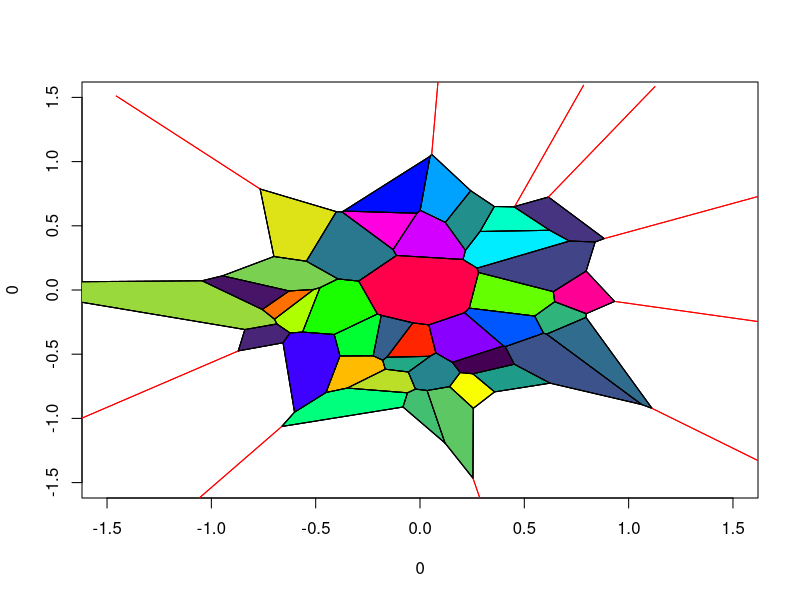

Generate this figure with R:
plot(0,0,xlim=c(-1.5,1.5),ylim=c(-1.5,1.5))

library(viridis)
colors <- rainbow(41)
colors[seq(1,41,by=2)] <- viridis(21)

polygon(c(0.3991413464967511,0.15472841395261785,0.19215793363058725,0.25351555451289287,0.45168384598837086,0.40864508918135806), c(-0.4346689086240503,-0.5632834514985944,-0.643083103931225,-0.6526835621298969,-0.5781381875735193,-0.4407550683559023), col=colors[1])

polygon(c(7.601634102194077e-2,4.233559011869345e-2,-3.442465242543016e-2,-0.15908854288721908,4.7664228888270876e-2), c(-0.4899172572293999,-0.2713945154263869,-0.2558980107653079,-0.5241959783912706,-0.516476327384391), col=colors[2])

polygon(c(-0.9464440626158518,-0.6270869509650413,-0.7559633864837372,-1.045311457858109), c(0.11061212314291896,-7.285410394257244e-3,-0.15200448649929962,7.199895498317169e-2), col=colors[3])

polygon(c(-0.697486454665536,-0.7559633864837372,-0.6270869509650413,-0.5092794970533016), c(-0.2276287805171648,-0.15200448649929962,-7.285410394257244e-3,4.498913093016199e-3), col=colors[4])

polygon(c(-0.8709801370081338,-0.656553242666528,-0.6227725696722426,-0.6861204406295832,-0.839614602095341), c(-0.4744286626458861,-0.41109796833752443,-0.33468191718716,-0.26399189519474164,-0.30789770634631175), col=colors[5])

polygon(c(-0.38369515549760563,-0.4505981063213999,-0.34822768946981425,-0.16638831025171782,-0.17880665754445818,-0.2244767254615738), c(-0.5137060640229781,-0.7980857941722419,-0.7638314245312107,-0.6170517169935568,-0.5466707177910393,-0.5123976756677188), col=colors[6])

polygon(c(0.883129719679896,0.6153801278246679,0.45387747824149394,0.45060225759575295,0.6215393766542334,0.7158047440266349,0.8395011935064698), c(0.40057235917988565,0.7242205176488357,0.6506884199350458,0.6475016707718786,0.4650268568459773,0.381191148277629,0.3740413143375859), col=colors[7])

polygon(c(0.19215793363058725,0.14172248336495943,0.2553851462231263,0.3573672293151088,0.25351555451289287), c(-0.643083103931225,-0.7527276224216095,-0.921488281078876,-0.7934697537822744,-0.6526835621298969), col=colors[8])

polygon(c(0.8395011935064698,0.7963825748301719,0.638839596983197,0.2805595096046681,0.27300078386895266,0.7158047440266349), c(0.3740413143375859,0.14758452242627076,-1.3170964963002019e-2,0.13599975107753062,0.1703858919629242,0.381191148277629), col=colors[9])

polygon(c(-0.4789775504289441,-0.5092794970533016,-0.697486454665536,-0.6861204406295832,-0.6227725696722426,-0.5628945666842182), c(1.8888493330166067e-2,4.498913093016199e-3,-0.2276287805171648,-0.26399189519474164,-0.33468191718716,-0.3278787855843761), col=colors[10])

polygon(c(0.5922637619142657,0.6067616411659167,1.0631508148480897,0.6230228454998379,0.45168384598837086,0.40864508918135806), c(-0.33616618055964026,-0.3434115400179679,-0.8924325678532739,-0.725555619450639,-0.5781381875735193,-0.4407550683559023), col=colors[11])

polygon(c(0.23596476615940704,0.2805595096046681,0.638839596983197,0.6456613190711071,0.5496698558139502), c(-0.1411601237177785,0.13599975107753062,-1.3170964963002019e-2,-9.13669741285251e-2,-0.20301782449191047), col=colors[12])

polygon(c(-0.2244767254615738,-0.18592767127056806,-3.442465242543016e-2,-0.15908854288721908,-0.17880665754445818), c(-0.5123976756677188,-0.19722528206159023,-0.2558980107653079,-0.5241959783912706,-0.5466707177910393), col=colors[13])

polygon(c(-0.2043840015464634,-0.2938947282836353,-0.39385757107474234,-0.4789775504289441,-0.5628945666842182,-0.4112797565106075), c(-0.18694654449479364,6.946536322805597e-2,8.65336485059755e-2,1.8888493330166067e-2,-0.3278787855843761,-0.3467415515119057), col=colors[14])

polygon(c(0.7955230772754467,0.6067616411659167,1.0631508148480897,1.1121232670433534), c(-0.21309736149114072,-0.3434115400179679,-0.8924325678532739,-0.9218467559007442), col=colors[15])

polygon(c(-0.2043840015464634,-0.18592767127056806,-0.2244767254615738,-0.38369515549760563,-0.4112797565106075), c(-0.18694654449479364,-0.19722528206159023,-0.5123976756677188,-0.5137060640229781,-0.3467415515119057), col=colors[16])

polygon(c(-0.1129832342681017,-0.2938947282836353,-0.39385757107474234,-0.5448321123359373,-0.4009893756989262,-0.3741054320113086,-0.1291475985513946), c(0.2687618786858211,6.946536322805597e-2,8.65336485059755e-2,0.22420718652880464,0.610111762638109,0.6086144937878796,0.31472731642199536), col=colors[17])

polygon(c(-0.4505981063213999,-0.6014704259431667,-0.6627734957271261,-8.156896021639883e-2,-5.996723678333344e-2,-0.34822768946981425), c(-0.7980857941722419,-0.9512457559615255,-1.0630228073976495,-0.9113726183682549,-0.8007427067103766,-0.7638314245312107), col=colors[18])

polygon(c(0.15472841395261785,7.601634102194077e-2,4.7664228888270876e-2,-5.636948636748696e-2,-2.1984467485120326e-2,3.398158097451622e-2,0.14172248336495943,0.19215793363058725), c(-0.5632834514985944,-0.4899172572293999,-0.516476327384391,-0.6387683783799702,-0.7718085545944485,-0.7829666473376755,-0.7527276224216095,-0.643083103931225), col=colors[19])

polygon(c(0.45060225759575295,0.35607042090514607,0.2875696582481745,0.6215393766542334), c(0.6475016707718786,0.6503619187730569,0.45547349385745617,0.4650268568459773), col=colors[20])

polygon(c(0.24301888375492067,0.35607042090514607,0.2875696582481745,0.21785767745192033,0.12105592613115324), c(0.7733609470492754,0.6503619187730569,0.45547349385745617,0.30855511885241443,0.5258212338423781), col=colors[21])

polygon(c(0.20576677914162717,0.27300078386895266,0.7158047440266349,0.6215393766542334,0.2875696582481745,0.21785767745192033), c(0.2375510323921788,0.1703858919629242,0.381191148277629,0.4650268568459773,0.45547349385745617,0.30855511885241443), col=colors[22])

polygon(c(0.6230228454998379,0.3573672293151088,0.25351555451289287,0.45168384598837086), c(-0.725555619450639,-0.7934697537822744,-0.6526835621298969,-0.5781381875735193), col=colors[23])

polygon(c(5.6147833566021266e-2,0.24301888375492067,0.12105592613115324,6.059858303928967e-4,4.8244544166468464e-2), c(1.0561526646714814,0.7733609470492754,0.5258212338423781,0.6202032989089367,1.0417098261635869), col=colors[24])

polygon(c(-0.16638831025171782,-5.636948636748696e-2,4.7664228888270876e-2,-0.15908854288721908,-0.17880665754445818), c(-0.6170517169935568,-0.6387683783799702,-0.516476327384391,-0.5241959783912706,-0.5466707177910393), col=colors[25])

polygon(c(0.23596476615940704,0.21302352756659704,0.3991413464967511,0.40864508918135806,0.5922637619142657,0.5496698558139502), c(-0.1411601237177785,-0.17661758155992713,-0.4346689086240503,-0.4407550683559023,-0.33616618055964026,-0.20301782449191047), col=colors[26])

polygon(c(0.5922637619142657,0.5496698558139502,0.6456613190711071,0.7968463857587107,0.7955230772754467,0.6067616411659167), c(-0.33616618055964026,-0.20301782449191047,-9.13669741285251e-2,-0.18424569838087385,-0.21309736149114072,-0.3434115400179679), col=colors[27])

polygon(c(6.059858303928967e-4,-1.4762310620450192e-2,-0.3669017751970577,4.8244544166468464e-2), c(0.6202032989089367,0.5975317985152183,0.6147729978718237,1.0417098261635869), col=colors[28])

polygon(c(-5.996723678333344e-2,-2.1984467485120326e-2,3.398158097451622e-2,0.11992286139083029,-8.156896021639883e-2), c(-0.8007427067103766,-0.7718085545944485,-0.7829666473376755,-1.191816018860182,-0.9113726183682549), col=colors[29])

polygon(c(-0.4112797565106075,-0.38369515549760563,-0.4505981063213999,-0.6014704259431667,-0.656553242666528,-0.6227725696722426,-0.5628945666842182), c(-0.3467415515119057,-0.5137060640229781,-0.7980857941722419,-0.9512457559615255,-0.41109796833752443,-0.33468191718716,-0.3278787855843761), col=colors[30])

polygon(c(0.253889060743853,0.2553851462231263,0.14172248336495943,3.398158097451622e-2,0.11992286139083029), c(-1.4658916569767642,-0.921488281078876,-0.7527276224216095,-0.7829666473376755,-1.191816018860182), col=colors[31])

polygon(c(0.21302352756659704,4.233559011869345e-2,7.601634102194077e-2,0.15472841395261785,0.3991413464967511), c(-0.17661758155992713,-0.2713945154263869,-0.4899172572293999,-0.5632834514985944,-0.4346689086240503), col=colors[32])

polygon(c(-0.7002098485812933,-0.5448321123359373,-0.39385757107474234,-0.4789775504289441,-0.5092794970533016,-0.6270869509650413,-0.9464440626158518), c(0.2609671018541453,0.22420718652880464,8.65336485059755e-2,1.8888493330166067e-2,4.498913093016199e-3,-7.285410394257244e-3,0.11061212314291896), col=colors[33])

polygon(c(0.20576677914162717,-0.1129832342681017,-0.1291475985513946,-1.4762310620450192e-2,6.059858303928967e-4,0.12105592613115324,0.21785767745192033), c(0.2375510323921788,0.2687618786858211,0.31472731642199536,0.5975317985152183,0.6202032989089367,0.5258212338423781,0.30855511885241443), col=colors[34])

polygon(c(-0.6861204406295832,-0.697486454665536,-0.7559633864837372,-1.045311457858109,-2.183273008294882,-0.839614602095341), c(-0.26399189519474164,-0.2276287805171648,-0.15200448649929962,7.199895498317169e-2,5.715824054802429e-2,-0.30789770634631175), col=colors[35])

polygon(c(-0.3741054320113086,-0.1291475985513946,-1.4762310620450192e-2,-0.3669017751970577), c(0.6086144937878796,0.31472731642199536,0.5975317985152183,0.6147729978718237), col=colors[36])

polygon(c(-0.16638831025171782,-5.636948636748696e-2,-2.1984467485120326e-2,-5.996723678333344e-2,-0.34822768946981425), c(-0.6170517169935568,-0.6387683783799702,-0.7718085545944485,-0.8007427067103766,-0.7638314245312107), col=colors[37])

polygon(c(0.9325372750398986,0.7963825748301719,0.638839596983197,0.6456613190711071,0.7968463857587107), c(-8.892603223827031e-2,0.14758452242627076,-1.3170964963002019e-2,-9.13669741285251e-2,-0.18424569838087385), col=colors[38])

polygon(c(-0.7662321161703426,-0.7002098485812933,-0.5448321123359373,-0.4009893756989262), c(0.7865752360514903,0.2609671018541453,0.22420718652880464,0.610111762638109), col=colors[39])

polygon(c(0.23596476615940704,0.21302352756659704,4.233559011869345e-2,-3.442465242543016e-2,-0.18592767127056806,-0.2043840015464634,-0.2938947282836353,-0.1129832342681017,0.20576677914162717,0.27300078386895266,0.2805595096046681), c(-0.1411601237177785,-0.17661758155992713,-0.2713945154263869,-0.2558980107653079,-0.19722528206159023,-0.18694654449479364,6.946536322805597e-2,0.2687618786858211,0.2375510323921788,0.1703858919629242,0.13599975107753062), col=colors[40])

#points(0.30156116908871344, -0.5481886273234748, pch=19, col="blue")
segments(0.3991413464967511,-0.4346689086240503,0.15472841395261785,-0.5632834514985944, col="black", lty=1, lwd=1)
segments(0.3991413464967511,-0.4346689086240503,0.40864508918135806,-0.4407550683559023, col="black", lty=1, lwd=1)
segments(0.40864508918135806,-0.4407550683559023,0.45168384598837086,-0.5781381875735193, col="black", lty=1, lwd=1)
segments(0.45168384598837086,-0.5781381875735193,0.25351555451289287,-0.6526835621298969, col="black", lty=1, lwd=1)
segments(0.15472841395261785,-0.5632834514985944,0.19215793363058725,-0.643083103931225, col="black", lty=1, lwd=1)
segments(0.19215793363058725,-0.643083103931225,0.25351555451289287,-0.6526835621298969, col="black", lty=1, lwd=1)

#points(-0.10197238579360346, -0.5051090705621706, pch=19, col="blue")
segments(7.601634102194077e-2,-0.4899172572293999,4.233559011869345e-2,-0.2713945154263869, col="black", lty=1, lwd=1)
segments(7.601634102194077e-2,-0.4899172572293999,4.7664228888270876e-2,-0.516476327384391, col="black", lty=1, lwd=1)
segments(4.7664228888270876e-2,-0.516476327384391,-0.15908854288721908,-0.5241959783912706, col="black", lty=1, lwd=1)
segments(-0.15908854288721908,-0.5241959783912706,-3.442465242543016e-2,-0.2558980107653079, col="black", lty=1, lwd=1)
segments(4.233559011869345e-2,-0.2713945154263869,-3.442465242543016e-2,-0.2558980107653079, col="black", lty=1, lwd=1)

#points(-0.6963580758262132, -3.575067747412888e-2, pch=19, col="blue")
segments(-0.9464440626158518,0.11061212314291896,-0.6270869509650413,-7.285410394257244e-3, col="black", lty=1, lwd=1)
segments(-0.9464440626158518,0.11061212314291896,-1.045311457858109,7.199895498317169e-2, col="black", lty=1, lwd=1)
segments(-1.045311457858109,7.199895498317169e-2,-0.7559633864837372,-0.15200448649929962, col="black", lty=1, lwd=1)
segments(-0.7559633864837372,-0.15200448649929962,-0.6270869509650413,-7.285410394257244e-3, col="black", lty=1, lwd=1)

#points(-0.6473664397025897, -7.937911681863344e-2, pch=19, col="blue")
segments(-0.697486454665536,-0.2276287805171648,-0.7559633864837372,-0.15200448649929962, col="black", lty=1, lwd=1)
segments(-0.697486454665536,-0.2276287805171648,-0.5092794970533016,4.498913093016199e-3, col="black", lty=1, lwd=1)
segments(-0.7559633864837372,-0.15200448649929962,-0.6270869509650413,-7.285410394257244e-3, col="black", lty=1, lwd=1)
segments(-0.5092794970533016,4.498913093016199e-3,-0.6270869509650413,-7.285410394257244e-3, col="black", lty=1, lwd=1)

#points(0.9120654964073498, -0.24037948931066458, pch=19, col="blue")
segments(0.9325372750398986,-8.892603223827031e-2,0.7968463857587107,-0.18424569838087385, col="black", lty=1, lwd=1)
segments(0.9325372750398986,-8.892603223827031e-2,1.9074662977132126,-0.31144210075750434, col="red", lty=1, lwd=1)
segments(0.7968463857587107,-0.18424569838087385,0.7955230772754467,-0.21309736149114072, col="black", lty=1, lwd=1)
segments(0.7955230772754467,-0.21309736149114072,1.1121232670433534,-0.9218467559007442, col="black", lty=1, lwd=1)
segments(1.1121232670433534,-0.9218467559007442,1.8925536639308884,-1.5470894252811735, col="red", lty=1, lwd=1)

#points(-0.8149429850529365, -0.3738991875192933, pch=19, col="blue")
segments(-0.8709801370081338,-0.4744286626458861,-0.656553242666528,-0.41109796833752443, col="black", lty=1, lwd=1)
segments(-0.8709801370081338,-0.4744286626458861,-0.839614602095341,-0.30789770634631175, col="black", lty=1, lwd=1)
segments(-0.656553242666528,-0.41109796833752443,-0.6227725696722426,-0.33468191718716, col="black", lty=1, lwd=1)
segments(-0.6227725696722426,-0.33468191718716,-0.6861204406295832,-0.26399189519474164, col="black", lty=1, lwd=1)
segments(-0.6861204406295832,-0.26399189519474164,-0.839614602095341,-0.30789770634631175, col="black", lty=1, lwd=1)

#points(-0.25482449134520513, -0.5661635288801083, pch=19, col="blue")
segments(-0.38369515549760563,-0.5137060640229781,-0.4505981063213999,-0.7980857941722419, col="black", lty=1, lwd=1)
segments(-0.38369515549760563,-0.5137060640229781,-0.2244767254615738,-0.5123976756677188, col="black", lty=1, lwd=1)
segments(-0.16638831025171782,-0.6170517169935568,-0.34822768946981425,-0.7638314245312107, col="black", lty=1, lwd=1)
segments(-0.16638831025171782,-0.6170517169935568,-0.17880665754445818,-0.5466707177910393, col="black", lty=1, lwd=1)
segments(-0.4505981063213999,-0.7980857941722419,-0.34822768946981425,-0.7638314245312107, col="black", lty=1, lwd=1)
segments(-0.2244767254615738,-0.5123976756677188,-0.17880665754445818,-0.5466707177910393, col="black", lty=1, lwd=1)

#points(0.6220316528499934, 0.6447452783418863, pch=19, col="blue")
segments(0.883129719679896,0.40057235917988565,0.6153801278246679,0.7242205176488357, col="black", lty=1, lwd=1)
segments(0.883129719679896,0.40057235917988565,0.8395011935064698,0.3740413143375859, col="black", lty=1, lwd=1)
segments(0.6153801278246679,0.7242205176488357,0.45387747824149394,0.6506884199350458, col="black", lty=1, lwd=1)
segments(0.45387747824149394,0.6506884199350458,0.45060225759575295,0.6475016707718786, col="black", lty=1, lwd=1)
segments(0.45060225759575295,0.6475016707718786,0.6215393766542334,0.4650268568459773, col="black", lty=1, lwd=1)
segments(0.6215393766542334,0.4650268568459773,0.7158047440266349,0.381191148277629, col="black", lty=1, lwd=1)
segments(0.8395011935064698,0.3740413143375859,0.7158047440266349,0.381191148277629, col="black", lty=1, lwd=1)

#points(0.2673462432618391, -0.7668601119503239, pch=19, col="blue")
segments(0.19215793363058725,-0.643083103931225,0.14172248336495943,-0.7527276224216095, col="black", lty=1, lwd=1)
segments(0.19215793363058725,-0.643083103931225,0.25351555451289287,-0.6526835621298969, col="black", lty=1, lwd=1)
segments(0.25351555451289287,-0.6526835621298969,0.3573672293151088,-0.7934697537822744, col="black", lty=1, lwd=1)
segments(0.14172248336495943,-0.7527276224216095,0.2553851462231263,-0.921488281078876, col="black", lty=1, lwd=1)
segments(0.3573672293151088,-0.7934697537822744,0.2553851462231263,-0.921488281078876, col="black", lty=1, lwd=1)

#points(-0.12292782936079656, -0.987131803496021, pch=19, col="blue")
segments(0.253889060743853,-1.4658916569767642,0.46177802437394555,-2.4440440882474768, col="red", lty=1, lwd=1)
segments(0.253889060743853,-1.4658916569767642,0.11992286139083029,-1.191816018860182, col="black", lty=1, lwd=1)
segments(-0.6627734957271261,-1.0630228073976495,-1.2415394637873192,-1.8785164948136512, col="red", lty=1, lwd=1)
segments(-0.6627734957271261,-1.0630228073976495,-8.156896021639883e-2,-0.9113726183682549, col="black", lty=1, lwd=1)
segments(0.11992286139083029,-1.191816018860182,-8.156896021639883e-2,-0.9113726183682549, col="black", lty=1, lwd=1)

#points(0.5598036009185159, 0.7814202213640575, pch=19, col="blue")
segments(0.6153801278246679,0.7242205176488357,1.1259811830366981,1.584038267184376, col="red", lty=1, lwd=1)
segments(0.6153801278246679,0.7242205176488357,0.45387747824149394,0.6506884199350458, col="black", lty=1, lwd=1)
segments(0.45387747824149394,0.6506884199350458,0.7840698306622382,1.5946020867514847, col="red", lty=1, lwd=1)

#points(0.5922899922576639, 0.1301965702521273, pch=19, col="blue")
segments(0.8395011935064698,0.3740413143375859,0.7963825748301719,0.14758452242627076, col="black", lty=1, lwd=1)
segments(0.8395011935064698,0.3740413143375859,0.7158047440266349,0.381191148277629, col="black", lty=1, lwd=1)
segments(0.7158047440266349,0.381191148277629,0.27300078386895266,0.1703858919629242, col="black", lty=1, lwd=1)
segments(0.7963825748301719,0.14758452242627076,0.638839596983197,-1.3170964963002019e-2, col="black", lty=1, lwd=1)
segments(0.638839596983197,-1.3170964963002019e-2,0.2805595096046681,0.13599975107753062, col="black", lty=1, lwd=1)
segments(0.2805595096046681,0.13599975107753062,0.27300078386895266,0.1703858919629242, col="black", lty=1, lwd=1)

#points(0.9798045814482053, 5.641166116733902e-2, pch=19, col="blue")
segments(0.9325372750398986,-8.892603223827031e-2,0.7963825748301719,0.14758452242627076, col="black", lty=1, lwd=1)
segments(0.9325372750398986,-8.892603223827031e-2,1.9074662977132126,-0.31144210075750434, col="red", lty=1, lwd=1)
segments(0.883129719679896,0.40057235917988565,1.7967727653054677,0.8070897452533838, col="red", lty=1, lwd=1)
segments(0.883129719679896,0.40057235917988565,0.8395011935064698,0.3740413143375859, col="black", lty=1, lwd=1)
segments(0.8395011935064698,0.3740413143375859,0.7963825748301719,0.14758452242627076, col="black", lty=1, lwd=1)

#points(-0.5628000014939677, -0.14794479204597605, pch=19, col="blue")
segments(-0.4789775504289441,1.8888493330166067e-2,-0.5092794970533016,4.498913093016199e-3, col="black", lty=1, lwd=1)
segments(-0.4789775504289441,1.8888493330166067e-2,-0.5628945666842182,-0.3278787855843761, col="black", lty=1, lwd=1)
segments(-0.5628945666842182,-0.3278787855843761,-0.6227725696722426,-0.33468191718716, col="black", lty=1, lwd=1)
segments(-0.6227725696722426,-0.33468191718716,-0.6861204406295832,-0.26399189519474164, col="black", lty=1, lwd=1)
segments(-0.6861204406295832,-0.26399189519474164,-0.697486454665536,-0.2276287805171648, col="black", lty=1, lwd=1)
segments(-0.697486454665536,-0.2276287805171648,-0.5092794970533016,4.498913093016199e-3, col="black", lty=1, lwd=1)

#points(0.5578855413473666, -0.4678884974081267, pch=19, col="blue")
segments(0.5922637619142657,-0.33616618055964026,0.6067616411659167,-0.3434115400179679, col="black", lty=1, lwd=1)
segments(0.5922637619142657,-0.33616618055964026,0.40864508918135806,-0.4407550683559023, col="black", lty=1, lwd=1)
segments(0.6230228454998379,-0.725555619450639,1.0631508148480897,-0.8924325678532739, col="black", lty=1, lwd=1)
segments(0.6230228454998379,-0.725555619450639,0.45168384598837086,-0.5781381875735193, col="black", lty=1, lwd=1)
segments(0.40864508918135806,-0.4407550683559023,0.45168384598837086,-0.5781381875735193, col="black", lty=1, lwd=1)
segments(0.6067616411659167,-0.3434115400179679,1.0631508148480897,-0.8924325678532739, col="black", lty=1, lwd=1)

#points(0.5042990367411716, -8.114120480020298e-2, pch=19, col="blue")
segments(0.23596476615940704,-0.1411601237177785,0.2805595096046681,0.13599975107753062, col="black", lty=1, lwd=1)
segments(0.23596476615940704,-0.1411601237177785,0.5496698558139502,-0.20301782449191047, col="black", lty=1, lwd=1)
segments(0.5496698558139502,-0.20301782449191047,0.6456613190711071,-9.13669741285251e-2, col="black", lty=1, lwd=1)
segments(0.6456613190711071,-9.13669741285251e-2,0.638839596983197,-1.3170964963002019e-2, col="black", lty=1, lwd=1)
segments(0.638839596983197,-1.3170964963002019e-2,0.2805595096046681,0.13599975107753062, col="black", lty=1, lwd=1)

#points(-0.18133351567738132, -0.46823414642354394, pch=19, col="blue")
segments(-0.2244767254615738,-0.5123976756677188,-0.18592767127056806,-0.19722528206159023, col="black", lty=1, lwd=1)
segments(-0.2244767254615738,-0.5123976756677188,-0.17880665754445818,-0.5466707177910393, col="black", lty=1, lwd=1)
segments(-0.17880665754445818,-0.5466707177910393,-0.15908854288721908,-0.5241959783912706, col="black", lty=1, lwd=1)
segments(-0.18592767127056806,-0.19722528206159023,-3.442465242543016e-2,-0.2558980107653079, col="black", lty=1, lwd=1)
segments(-0.15908854288721908,-0.5241959783912706,-3.442465242543016e-2,-0.2558980107653079, col="black", lty=1, lwd=1)

#points(-0.4807092555973189, -0.16781059506920287, pch=19, col="blue")
segments(-0.2043840015464634,-0.18694654449479364,-0.2938947282836353,6.946536322805597e-2, col="black", lty=1, lwd=1)
segments(-0.2043840015464634,-0.18694654449479364,-0.4112797565106075,-0.3467415515119057, col="black", lty=1, lwd=1)
segments(-0.4789775504289441,1.8888493330166067e-2,-0.39385757107474234,8.65336485059755e-2, col="black", lty=1, lwd=1)
segments(-0.4789775504289441,1.8888493330166067e-2,-0.5628945666842182,-0.3278787855843761, col="black", lty=1, lwd=1)
segments(-0.2938947282836353,6.946536322805597e-2,-0.39385757107474234,8.65336485059755e-2, col="black", lty=1, lwd=1)
segments(-0.4112797565106075,-0.3467415515119057,-0.5628945666842182,-0.3278787855843761, col="black", lty=1, lwd=1)

#points(0.7380735606613145, -0.3181021375552778, pch=19, col="blue")
segments(0.7955230772754467,-0.21309736149114072,0.6067616411659167,-0.3434115400179679, col="black", lty=1, lwd=1)
segments(0.7955230772754467,-0.21309736149114072,1.1121232670433534,-0.9218467559007442, col="black", lty=1, lwd=1)
segments(0.6067616411659167,-0.3434115400179679,1.0631508148480897,-0.8924325678532739, col="black", lty=1, lwd=1)
segments(1.1121232670433534,-0.9218467559007442,1.0631508148480897,-0.8924325678532739, col="black", lty=1, lwd=1)

#points(-0.25570398244390874, -0.4591378194236099, pch=19, col="blue")
segments(-0.2043840015464634,-0.18694654449479364,-0.18592767127056806,-0.19722528206159023, col="black", lty=1, lwd=1)
segments(-0.2043840015464634,-0.18694654449479364,-0.4112797565106075,-0.3467415515119057, col="black", lty=1, lwd=1)
segments(-0.4112797565106075,-0.3467415515119057,-0.38369515549760563,-0.5137060640229781, col="black", lty=1, lwd=1)
segments(-0.38369515549760563,-0.5137060640229781,-0.2244767254615738,-0.5123976756677188, col="black", lty=1, lwd=1)
segments(-0.2244767254615738,-0.5123976756677188,-0.18592767127056806,-0.19722528206159023, col="black", lty=1, lwd=1)

#points(-0.36315510980622634, 0.862295328179986, pch=19, col="blue")
segments(-0.7662321161703426,0.7865752360514903,-0.4009893756989262,0.610111762638109, col="black", lty=1, lwd=1)
segments(-0.7662321161703426,0.7865752360514903,-1.4556729740634893,1.5109172156906396, col="red", lty=1, lwd=1)
segments(5.6147833566021266e-2,1.0561526646714814,0.10922152043914107,2.054743263346281, col="red", lty=1, lwd=1)
segments(5.6147833566021266e-2,1.0561526646714814,4.8244544166468464e-2,1.0417098261635869, col="black", lty=1, lwd=1)
segments(-0.4009893756989262,0.610111762638109,-0.3741054320113086,0.6086144937878796, col="black", lty=1, lwd=1)
segments(-0.3741054320113086,0.6086144937878796,-0.3669017751970577,0.6147729978718237, col="black", lty=1, lwd=1)
segments(4.8244544166468464e-2,1.0417098261635869,-0.3669017751970577,0.6147729978718237, col="black", lty=1, lwd=1)

#points(-0.3913923517597173, 0.35528656856074936, pch=19, col="blue")
segments(-0.1129832342681017,0.2687618786858211,-0.2938947282836353,6.946536322805597e-2, col="black", lty=1, lwd=1)
segments(-0.1129832342681017,0.2687618786858211,-0.1291475985513946,0.31472731642199536, col="black", lty=1, lwd=1)
segments(-0.5448321123359373,0.22420718652880464,-0.4009893756989262,0.610111762638109, col="black", lty=1, lwd=1)
segments(-0.5448321123359373,0.22420718652880464,-0.39385757107474234,8.65336485059755e-2, col="black", lty=1, lwd=1)
segments(-0.4009893756989262,0.610111762638109,-0.3741054320113086,0.6086144937878796, col="black", lty=1, lwd=1)
segments(-0.2938947282836353,6.946536322805597e-2,-0.39385757107474234,8.65336485059755e-2, col="black", lty=1, lwd=1)
segments(-0.3741054320113086,0.6086144937878796,-0.1291475985513946,0.31472731642199536, col="black", lty=1, lwd=1)

#points(-0.15467002029308935, -0.8654787712448044, pch=19, col="blue")
segments(-0.4505981063213999,-0.7980857941722419,-0.6014704259431667,-0.9512457559615255, col="black", lty=1, lwd=1)
segments(-0.4505981063213999,-0.7980857941722419,-0.34822768946981425,-0.7638314245312107, col="black", lty=1, lwd=1)
segments(-0.34822768946981425,-0.7638314245312107,-5.996723678333344e-2,-0.8007427067103766, col="black", lty=1, lwd=1)
segments(-0.6627734957271261,-1.0630228073976495,-0.6014704259431667,-0.9512457559615255, col="black", lty=1, lwd=1)
segments(-0.6627734957271261,-1.0630228073976495,-8.156896021639883e-2,-0.9113726183682549, col="black", lty=1, lwd=1)
segments(-5.996723678333344e-2,-0.8007427067103766,-8.156896021639883e-2,-0.9113726183682549, col="black", lty=1, lwd=1)

#points(4.924536278635384e-2, -0.6665357522690358, pch=19, col="blue")
segments(0.15472841395261785,-0.5632834514985944,7.601634102194077e-2,-0.4899172572293999, col="black", lty=1, lwd=1)
segments(0.15472841395261785,-0.5632834514985944,0.19215793363058725,-0.643083103931225, col="black", lty=1, lwd=1)
segments(-5.636948636748696e-2,-0.6387683783799702,-2.1984467485120326e-2,-0.7718085545944485, col="black", lty=1, lwd=1)
segments(-5.636948636748696e-2,-0.6387683783799702,4.7664228888270876e-2,-0.516476327384391, col="black", lty=1, lwd=1)
segments(0.19215793363058725,-0.643083103931225,0.14172248336495943,-0.7527276224216095, col="black", lty=1, lwd=1)
segments(0.14172248336495943,-0.7527276224216095,3.398158097451622e-2,-0.7829666473376755, col="black", lty=1, lwd=1)
segments(7.601634102194077e-2,-0.4899172572293999,4.7664228888270876e-2,-0.516476327384391, col="black", lty=1, lwd=1)
segments(3.398158097451622e-2,-0.7829666473376755,-2.1984467485120326e-2,-0.7718085545944485, col="black", lty=1, lwd=1)

#points(0.44217152699471357, 0.4762575233156942, pch=19, col="blue")
segments(0.45060225759575295,0.6475016707718786,0.35607042090514607,0.6503619187730569, col="black", lty=1, lwd=1)
segments(0.45060225759575295,0.6475016707718786,0.6215393766542334,0.4650268568459773, col="black", lty=1, lwd=1)
segments(0.6215393766542334,0.4650268568459773,0.2875696582481745,0.45547349385745617, col="black", lty=1, lwd=1)
segments(0.35607042090514607,0.6503619187730569,0.2875696582481745,0.45547349385745617, col="black", lty=1, lwd=1)

#points(0.179971452044621, 0.5684174610368526, pch=19, col="blue")
segments(0.24301888375492067,0.7733609470492754,0.35607042090514607,0.6503619187730569, col="black", lty=1, lwd=1)
segments(0.24301888375492067,0.7733609470492754,0.12105592613115324,0.5258212338423781, col="black", lty=1, lwd=1)
segments(0.12105592613115324,0.5258212338423781,0.21785767745192033,0.30855511885241443, col="black", lty=1, lwd=1)
segments(0.21785767745192033,0.30855511885241443,0.2875696582481745,0.45547349385745617, col="black", lty=1, lwd=1)
segments(0.35607042090514607,0.6503619187730569,0.2875696582481745,0.45547349385745617, col="black", lty=1, lwd=1)

#points(0.44310682264555873, 0.443561139276431, pch=19, col="blue")
segments(0.20576677914162717,0.2375510323921788,0.27300078386895266,0.1703858919629242, col="black", lty=1, lwd=1)
segments(0.20576677914162717,0.2375510323921788,0.21785767745192033,0.30855511885241443, col="black", lty=1, lwd=1)
segments(0.21785767745192033,0.30855511885241443,0.2875696582481745,0.45547349385745617, col="black", lty=1, lwd=1)
segments(0.6215393766542334,0.4650268568459773,0.2875696582481745,0.45547349385745617, col="black", lty=1, lwd=1)
segments(0.6215393766542334,0.4650268568459773,0.7158047440266349,0.381191148277629, col="black", lty=1, lwd=1)
segments(0.7158047440266349,0.381191148277629,0.27300078386895266,0.1703858919629242, col="black", lty=1, lwd=1)

#points(0.3585199177265753, -0.6996053714114637, pch=19, col="blue")
segments(0.6230228454998379,-0.725555619450639,0.3573672293151088,-0.7934697537822744, col="black", lty=1, lwd=1)
segments(0.6230228454998379,-0.725555619450639,0.45168384598837086,-0.5781381875735193, col="black", lty=1, lwd=1)
segments(0.45168384598837086,-0.5781381875735193,0.25351555451289287,-0.6526835621298969, col="black", lty=1, lwd=1)
segments(0.25351555451289287,-0.6526835621298969,0.3573672293151088,-0.7934697537822744, col="black", lty=1, lwd=1)

#points(0.11893226798761375, 0.5984915017719321, pch=19, col="blue")
segments(5.6147833566021266e-2,1.0561526646714814,0.24301888375492067,0.7733609470492754, col="black", lty=1, lwd=1)
segments(5.6147833566021266e-2,1.0561526646714814,4.8244544166468464e-2,1.0417098261635869, col="black", lty=1, lwd=1)
segments(0.24301888375492067,0.7733609470492754,0.12105592613115324,0.5258212338423781, col="black", lty=1, lwd=1)
segments(0.12105592613115324,0.5258212338423781,6.059858303928967e-4,0.6202032989089367, col="black", lty=1, lwd=1)
segments(6.059858303928967e-4,0.6202032989089367,4.8244544166468464e-2,1.0417098261635869, col="black", lty=1, lwd=1)

#points(-0.8866063090364511, -0.3604016460392084, pch=19, col="blue")
segments(-0.8709801370081338,-0.4744286626458861,-1.6908912450459994,-1.0469195140279144, col="red", lty=1, lwd=1)
segments(-0.8709801370081338,-0.4744286626458861,-0.839614602095341,-0.30789770634631175, col="black", lty=1, lwd=1)
segments(-0.839614602095341,-0.30789770634631175,-2.183273008294882,5.715824054802429e-2, col="black", lty=1, lwd=1)
segments(-2.183273008294882,5.715824054802429e-2,-3.1827214727792597,9.03661739347868e-2, col="red", lty=1, lwd=1)

#points(-0.10070808073574483, -0.5389705203672313, pch=19, col="blue")
segments(-0.16638831025171782,-0.6170517169935568,-5.636948636748696e-2,-0.6387683783799702, col="black", lty=1, lwd=1)
segments(-0.16638831025171782,-0.6170517169935568,-0.17880665754445818,-0.5466707177910393, col="black", lty=1, lwd=1)
segments(-5.636948636748696e-2,-0.6387683783799702,4.7664228888270876e-2,-0.516476327384391, col="black", lty=1, lwd=1)
segments(-0.17880665754445818,-0.5466707177910393,-0.15908854288721908,-0.5241959783912706, col="black", lty=1, lwd=1)
segments(4.7664228888270876e-2,-0.516476327384391,-0.15908854288721908,-0.5241959783912706, col="black", lty=1, lwd=1)

#points(0.4614297486863104, -0.2985484747823516, pch=19, col="blue")
segments(0.23596476615940704,-0.1411601237177785,0.21302352756659704,-0.17661758155992713, col="black", lty=1, lwd=1)
segments(0.23596476615940704,-0.1411601237177785,0.5496698558139502,-0.20301782449191047, col="black", lty=1, lwd=1)
segments(0.21302352756659704,-0.17661758155992713,0.3991413464967511,-0.4346689086240503, col="black", lty=1, lwd=1)
segments(0.5922637619142657,-0.33616618055964026,0.5496698558139502,-0.20301782449191047, col="black", lty=1, lwd=1)
segments(0.5922637619142657,-0.33616618055964026,0.40864508918135806,-0.4407550683559023, col="black", lty=1, lwd=1)
segments(0.3991413464967511,-0.4346689086240503,0.40864508918135806,-0.4407550683559023, col="black", lty=1, lwd=1)

#points(0.6769725787735703, -0.22959673300746325, pch=19, col="blue")
segments(0.5922637619142657,-0.33616618055964026,0.5496698558139502,-0.20301782449191047, col="black", lty=1, lwd=1)
segments(0.5922637619142657,-0.33616618055964026,0.6067616411659167,-0.3434115400179679, col="black", lty=1, lwd=1)
segments(0.7968463857587107,-0.18424569838087385,0.6456613190711071,-9.13669741285251e-2, col="black", lty=1, lwd=1)
segments(0.7968463857587107,-0.18424569838087385,0.7955230772754467,-0.21309736149114072, col="black", lty=1, lwd=1)
segments(0.5496698558139502,-0.20301782449191047,0.6456613190711071,-9.13669741285251e-2, col="black", lty=1, lwd=1)
segments(0.7955230772754467,-0.21309736149114072,0.6067616411659167,-0.3434115400179679, col="black", lty=1, lwd=1)

#points(-0.11958137479193344, 0.6254482517883768, pch=19, col="blue")
segments(6.059858303928967e-4,0.6202032989089367,-1.4762310620450192e-2,0.5975317985152183, col="black", lty=1, lwd=1)
segments(6.059858303928967e-4,0.6202032989089367,4.8244544166468464e-2,1.0417098261635869, col="black", lty=1, lwd=1)
segments(-1.4762310620450192e-2,0.5975317985152183,-0.3669017751970577,0.6147729978718237, col="black", lty=1, lwd=1)
segments(4.8244544166468464e-2,1.0417098261635869,-0.3669017751970577,0.6147729978718237, col="black", lty=1, lwd=1)

#points(3.426921569196056e-3, -0.8963489614360781, pch=19, col="blue")
segments(-5.996723678333344e-2,-0.8007427067103766,-2.1984467485120326e-2,-0.7718085545944485, col="black", lty=1, lwd=1)
segments(-5.996723678333344e-2,-0.8007427067103766,-8.156896021639883e-2,-0.9113726183682549, col="black", lty=1, lwd=1)
segments(3.398158097451622e-2,-0.7829666473376755,0.11992286139083029,-1.191816018860182, col="black", lty=1, lwd=1)
segments(3.398158097451622e-2,-0.7829666473376755,-2.1984467485120326e-2,-0.7718085545944485, col="black", lty=1, lwd=1)
segments(0.11992286139083029,-1.191816018860182,-8.156896021639883e-2,-0.9113726183682549, col="black", lty=1, lwd=1)

#points(-0.5224365276093428, -0.5032053324832073, pch=19, col="blue")
segments(-0.4112797565106075,-0.3467415515119057,-0.38369515549760563,-0.5137060640229781, col="black", lty=1, lwd=1)
segments(-0.4112797565106075,-0.3467415515119057,-0.5628945666842182,-0.3278787855843761, col="black", lty=1, lwd=1)
segments(-0.38369515549760563,-0.5137060640229781,-0.4505981063213999,-0.7980857941722419, col="black", lty=1, lwd=1)
segments(-0.656553242666528,-0.41109796833752443,-0.6014704259431667,-0.9512457559615255, col="black", lty=1, lwd=1)
segments(-0.656553242666528,-0.41109796833752443,-0.6227725696722426,-0.33468191718716, col="black", lty=1, lwd=1)
segments(-0.5628945666842182,-0.3278787855843761,-0.6227725696722426,-0.33468191718716, col="black", lty=1, lwd=1)
segments(-0.4505981063213999,-0.7980857941722419,-0.6014704259431667,-0.9512457559615255, col="black", lty=1, lwd=1)

#points(0.10759989376293698, -0.8744515115714393, pch=19, col="blue")
segments(0.253889060743853,-1.4658916569767642,0.2553851462231263,-0.921488281078876, col="black", lty=1, lwd=1)
segments(0.253889060743853,-1.4658916569767642,0.11992286139083029,-1.191816018860182, col="black", lty=1, lwd=1)
segments(0.14172248336495943,-0.7527276224216095,3.398158097451622e-2,-0.7829666473376755, col="black", lty=1, lwd=1)
segments(0.14172248336495943,-0.7527276224216095,0.2553851462231263,-0.921488281078876, col="black", lty=1, lwd=1)
segments(3.398158097451622e-2,-0.7829666473376755,0.11992286139083029,-1.191816018860182, col="black", lty=1, lwd=1)

#points(0.4034266898696347, -0.8752644789291549, pch=19, col="blue")
segments(0.6230228454998379,-0.725555619450639,0.3573672293151088,-0.7934697537822744, col="black", lty=1, lwd=1)
segments(0.6230228454998379,-0.725555619450639,1.0631508148480897,-0.8924325678532739, col="black", lty=1, lwd=1)
segments(0.253889060743853,-1.4658916569767642,0.2553851462231263,-0.921488281078876, col="black", lty=1, lwd=1)
segments(0.253889060743853,-1.4658916569767642,0.46177802437394555,-2.4440440882474768, col="red", lty=1, lwd=1)
segments(1.1121232670433534,-0.9218467559007442,1.0631508148480897,-0.8924325678532739, col="black", lty=1, lwd=1)
segments(1.1121232670433534,-0.9218467559007442,1.8925536639308884,-1.5470894252811735, col="red", lty=1, lwd=1)
segments(0.3573672293151088,-0.7934697537822744,0.2553851462231263,-0.921488281078876, col="black", lty=1, lwd=1)

#points(-0.8617488448302184, 0.38772543981546204, pch=19, col="blue")
segments(-0.7662321161703426,0.7865752360514903,-0.7002098485812933,0.2609671018541453, col="black", lty=1, lwd=1)
segments(-0.7662321161703426,0.7865752360514903,-1.4556729740634893,1.5109172156906396, col="red", lty=1, lwd=1)
segments(-0.7002098485812933,0.2609671018541453,-0.9464440626158518,0.11061212314291896, col="black", lty=1, lwd=1)
segments(-0.9464440626158518,0.11061212314291896,-1.045311457858109,7.199895498317169e-2, col="black", lty=1, lwd=1)
segments(-2.183273008294882,5.715824054802429e-2,-1.045311457858109,7.199895498317169e-2, col="black", lty=1, lwd=1)
segments(-2.183273008294882,5.715824054802429e-2,-3.1827214727792597,9.03661739347868e-2, col="red", lty=1, lwd=1)

#points(-0.7693168358867608, -0.528381521454138, pch=19, col="blue")
segments(-0.8709801370081338,-0.4744286626458861,-1.6908912450459994,-1.0469195140279144, col="red", lty=1, lwd=1)
segments(-0.8709801370081338,-0.4744286626458861,-0.656553242666528,-0.41109796833752443, col="black", lty=1, lwd=1)
segments(-0.656553242666528,-0.41109796833752443,-0.6014704259431667,-0.9512457559615255, col="black", lty=1, lwd=1)
segments(-0.6627734957271261,-1.0630228073976495,-0.6014704259431667,-0.9512457559615255, col="black", lty=1, lwd=1)
segments(-0.6627734957271261,-1.0630228073976495,-1.2415394637873192,-1.8785164948136512, col="red", lty=1, lwd=1)

#points(0.25031909672461367, -0.45081064116241565, pch=19, col="blue")
segments(0.21302352756659704,-0.17661758155992713,4.233559011869345e-2,-0.2713945154263869, col="black", lty=1, lwd=1)
segments(0.21302352756659704,-0.17661758155992713,0.3991413464967511,-0.4346689086240503, col="black", lty=1, lwd=1)
segments(0.3991413464967511,-0.4346689086240503,0.15472841395261785,-0.5632834514985944, col="black", lty=1, lwd=1)
segments(0.15472841395261785,-0.5632834514985944,7.601634102194077e-2,-0.4899172572293999, col="black", lty=1, lwd=1)
segments(7.601634102194077e-2,-0.4899172572293999,4.233559011869345e-2,-0.2713945154263869, col="black", lty=1, lwd=1)

#points(0.6922016282845362, 0.7027959169488497, pch=19, col="blue")
segments(0.883129719679896,0.40057235917988565,1.7967727653054677,0.8070897452533838, col="red", lty=1, lwd=1)
segments(0.883129719679896,0.40057235917988565,0.6153801278246679,0.7242205176488357, col="black", lty=1, lwd=1)
segments(0.6153801278246679,0.7242205176488357,1.1259811830366981,1.584038267184376, col="red", lty=1, lwd=1)

#points(-0.6612448556431274, 5.9362903293812e-2, pch=19, col="blue")
segments(-0.7002098485812933,0.2609671018541453,-0.5448321123359373,0.22420718652880464, col="black", lty=1, lwd=1)
segments(-0.7002098485812933,0.2609671018541453,-0.9464440626158518,0.11061212314291896, col="black", lty=1, lwd=1)
segments(-0.4789775504289441,1.8888493330166067e-2,-0.39385757107474234,8.65336485059755e-2, col="black", lty=1, lwd=1)
segments(-0.4789775504289441,1.8888493330166067e-2,-0.5092794970533016,4.498913093016199e-3, col="black", lty=1, lwd=1)
segments(-0.5448321123359373,0.22420718652880464,-0.39385757107474234,8.65336485059755e-2, col="black", lty=1, lwd=1)
segments(-0.9464440626158518,0.11061212314291896,-0.6270869509650413,-7.285410394257244e-3, col="black", lty=1, lwd=1)
segments(-0.5092794970533016,4.498913093016199e-3,-0.6270869509650413,-7.285410394257244e-3, col="black", lty=1, lwd=1)

#points(4.998664584899153e-2, 0.5105034283520565, pch=19, col="blue")
segments(0.20576677914162717,0.2375510323921788,-0.1129832342681017,0.2687618786858211, col="black", lty=1, lwd=1)
segments(0.20576677914162717,0.2375510323921788,0.21785767745192033,0.30855511885241443, col="black", lty=1, lwd=1)
segments(-0.1129832342681017,0.2687618786858211,-0.1291475985513946,0.31472731642199536, col="black", lty=1, lwd=1)
segments(0.12105592613115324,0.5258212338423781,6.059858303928967e-4,0.6202032989089367, col="black", lty=1, lwd=1)
segments(0.12105592613115324,0.5258212338423781,0.21785767745192033,0.30855511885241443, col="black", lty=1, lwd=1)
segments(-0.1291475985513946,0.31472731642199536,-1.4762310620450192e-2,0.5975317985152183, col="black", lty=1, lwd=1)
segments(6.059858303928967e-4,0.6202032989089367,-1.4762310620450192e-2,0.5975317985152183, col="black", lty=1, lwd=1)

#points(-0.8535775877007326, -0.23883310443260977, pch=19, col="blue")
segments(-0.6861204406295832,-0.26399189519474164,-0.697486454665536,-0.2276287805171648, col="black", lty=1, lwd=1)
segments(-0.6861204406295832,-0.26399189519474164,-0.839614602095341,-0.30789770634631175, col="black", lty=1, lwd=1)
segments(-0.839614602095341,-0.30789770634631175,-2.183273008294882,5.715824054802429e-2, col="black", lty=1, lwd=1)
segments(-2.183273008294882,5.715824054802429e-2,-1.045311457858109,7.199895498317169e-2, col="black", lty=1, lwd=1)
segments(-1.045311457858109,7.199895498317169e-2,-0.7559633864837372,-0.15200448649929962, col="black", lty=1, lwd=1)
segments(-0.697486454665536,-0.2276287805171648,-0.7559633864837372,-0.15200448649929962, col="black", lty=1, lwd=1)

#points(0.45254013299021695, 0.8189422724256825, pch=19, col="blue")
segments(5.6147833566021266e-2,1.0561526646714814,0.24301888375492067,0.7733609470492754, col="black", lty=1, lwd=1)
segments(5.6147833566021266e-2,1.0561526646714814,0.10922152043914107,2.054743263346281, col="red", lty=1, lwd=1)
segments(0.24301888375492067,0.7733609470492754,0.35607042090514607,0.6503619187730569, col="black", lty=1, lwd=1)
segments(0.45387747824149394,0.6506884199350458,0.7840698306622382,1.5946020867514847, col="red", lty=1, lwd=1)
segments(0.45387747824149394,0.6506884199350458,0.45060225759575295,0.6475016707718786, col="black", lty=1, lwd=1)
segments(0.45060225759575295,0.6475016707718786,0.35607042090514607,0.6503619187730569, col="black", lty=1, lwd=1)

#points(-0.12180714380074142, 0.5799884731023558, pch=19, col="blue")
segments(-0.3741054320113086,0.6086144937878796,-0.1291475985513946,0.31472731642199536, col="black", lty=1, lwd=1)
segments(-0.3741054320113086,0.6086144937878796,-0.3669017751970577,0.6147729978718237, col="black", lty=1, lwd=1)
segments(-0.1291475985513946,0.31472731642199536,-1.4762310620450192e-2,0.5975317985152183, col="black", lty=1, lwd=1)
segments(-1.4762310620450192e-2,0.5975317985152183,-0.3669017751970577,0.6147729978718237, col="black", lty=1, lwd=1)

#points(-0.1353033021180848, -0.7142334441093153, pch=19, col="blue")
segments(-0.16638831025171782,-0.6170517169935568,-5.636948636748696e-2,-0.6387683783799702, col="black", lty=1, lwd=1)
segments(-0.16638831025171782,-0.6170517169935568,-0.34822768946981425,-0.7638314245312107, col="black", lty=1, lwd=1)
segments(-5.636948636748696e-2,-0.6387683783799702,-2.1984467485120326e-2,-0.7718085545944485, col="black", lty=1, lwd=1)
segments(-0.34822768946981425,-0.7638314245312107,-5.996723678333344e-2,-0.8007427067103766, col="black", lty=1, lwd=1)
segments(-5.996723678333344e-2,-0.8007427067103766,-2.1984467485120326e-2,-0.7718085545944485, col="black", lty=1, lwd=1)

#points(0.7831174593905206, -5.681743415511575e-2, pch=19, col="blue")
segments(0.9325372750398986,-8.892603223827031e-2,0.7963825748301719,0.14758452242627076, col="black", lty=1, lwd=1)
segments(0.9325372750398986,-8.892603223827031e-2,0.7968463857587107,-0.18424569838087385, col="black", lty=1, lwd=1)
segments(0.7968463857587107,-0.18424569838087385,0.6456613190711071,-9.13669741285251e-2, col="black", lty=1, lwd=1)
segments(0.6456613190711071,-9.13669741285251e-2,0.638839596983197,-1.3170964963002019e-2, col="black", lty=1, lwd=1)
segments(0.7963825748301719,0.14758452242627076,0.638839596983197,-1.3170964963002019e-2, col="black", lty=1, lwd=1)

#points(-0.5750391411394167, 0.42373938926918936, pch=19, col="blue")
segments(-0.7662321161703426,0.7865752360514903,-0.7002098485812933,0.2609671018541453, col="black", lty=1, lwd=1)
segments(-0.7662321161703426,0.7865752360514903,-0.4009893756989262,0.610111762638109, col="black", lty=1, lwd=1)
segments(-0.7002098485812933,0.2609671018541453,-0.5448321123359373,0.22420718652880464, col="black", lty=1, lwd=1)
segments(-0.5448321123359373,0.22420718652880464,-0.4009893756989262,0.610111762638109, col="black", lty=1, lwd=1)

#points(0.0, 0.0, pch=19, col="blue")
segments(0.23596476615940704,-0.1411601237177785,0.21302352756659704,-0.17661758155992713, col="black", lty=1, lwd=1)
segments(0.23596476615940704,-0.1411601237177785,0.2805595096046681,0.13599975107753062, col="black", lty=1, lwd=1)
segments(0.21302352756659704,-0.17661758155992713,4.233559011869345e-2,-0.2713945154263869, col="black", lty=1, lwd=1)
segments(0.20576677914162717,0.2375510323921788,-0.1129832342681017,0.2687618786858211, col="black", lty=1, lwd=1)
segments(0.20576677914162717,0.2375510323921788,0.27300078386895266,0.1703858919629242, col="black", lty=1, lwd=1)
segments(-0.2043840015464634,-0.18694654449479364,-0.18592767127056806,-0.19722528206159023, col="black", lty=1, lwd=1)
segments(-0.2043840015464634,-0.18694654449479364,-0.2938947282836353,6.946536322805597e-2, col="black", lty=1, lwd=1)
segments(-0.1129832342681017,0.2687618786858211,-0.2938947282836353,6.946536322805597e-2, col="black", lty=1, lwd=1)
segments(0.2805595096046681,0.13599975107753062,0.27300078386895266,0.1703858919629242, col="black", lty=1, lwd=1)
segments(-0.18592767127056806,-0.19722528206159023,-3.442465242543016e-2,-0.2558980107653079, col="black", lty=1, lwd=1)
segments(4.233559011869345e-2,-0.2713945154263869,-3.442465242543016e-2,-0.2558980107653079, col="black", lty=1, lwd=1)
